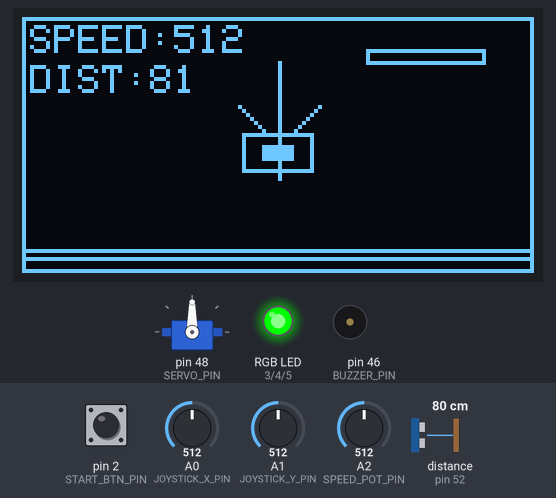
The sketch below on a simulated Arduino Mega 2560, built with avr-gcc and run on an emulated ATmega2560. On the bench: 128×64 one-colour display, servo, an RGB LED mixed from three pins (HIGH = lit), buzzer (waves = sounding, pin HIGH). The test bench sets the inputs (shaded band); at power-on: A0 (JOYSTICK_X_PIN) = 512, distance to the obstacle (sensor on pin 52) 80 cm, A1 (JOYSTICK_Y_PIN) = 512, pin 2 (START_BTN_PIN) HIGH, A2 (SPEED_POT_PIN) = 512. The echo pulse lasts 58.3 µs per cm.

Above: at 1.2 s.
1.3 s: A0 (JOYSTICK_X_PIN) set to 530
At 1.8 s:
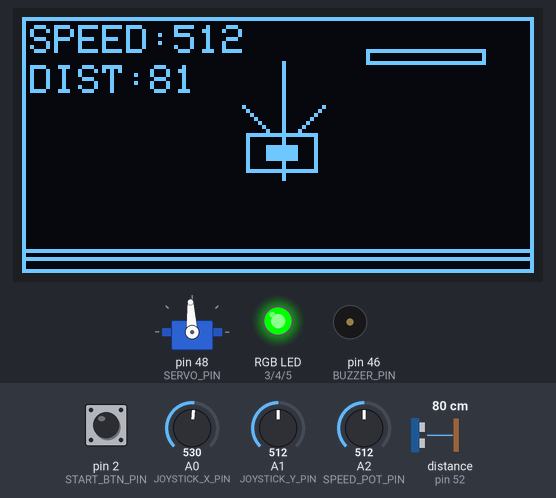
2.9 s: A0 (JOYSTICK_X_PIN) set to 716
At 4.2 s:
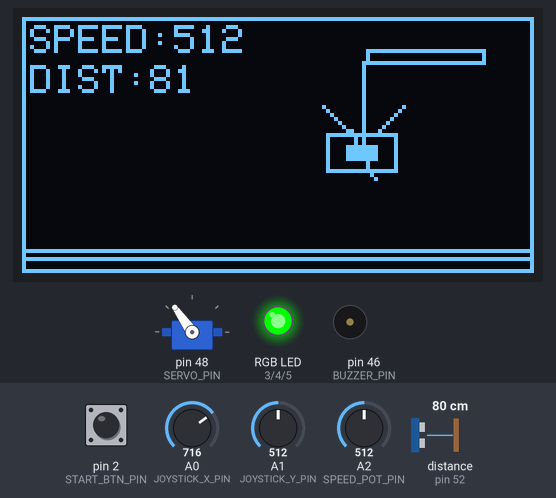
4.5 s: A0 (JOYSTICK_X_PIN) set to 992
At 5.1 s:
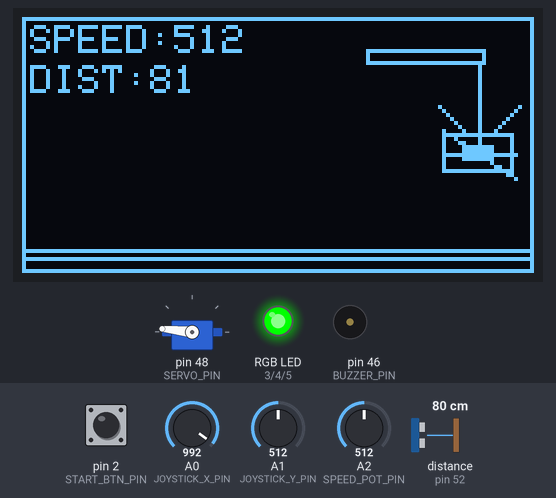
6.2 s: A0 (JOYSTICK_X_PIN) set to 306
At 7.0 s:
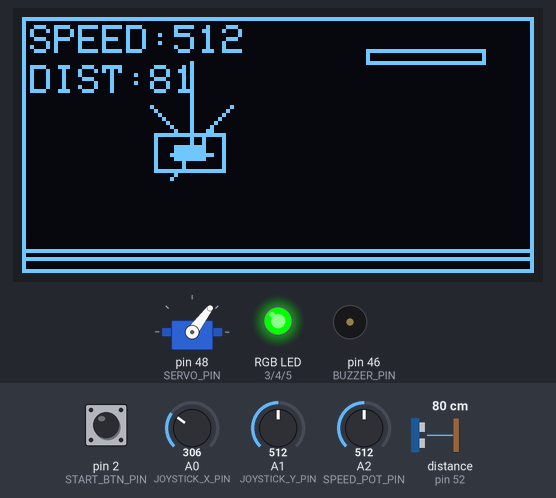
7.8 s: distance to the obstacle (sensor on pin 52) set to 2 cm
At 8.3 s:
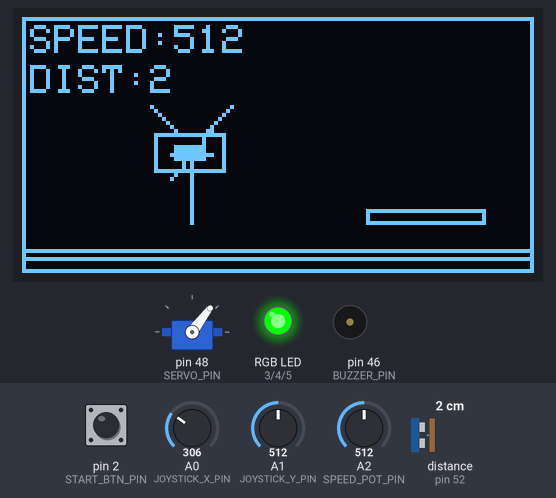
9.5 s: A1 (JOYSTICK_Y_PIN) set to 716
At 10.1 s:
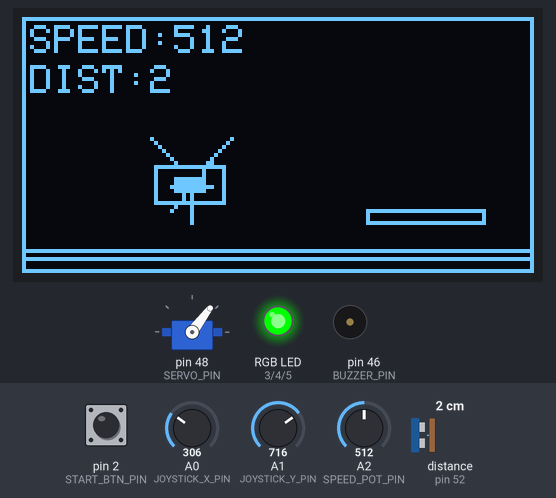
Timing chart, 0 to 12.0 s (numbered marks = the images above; inputs shaded):
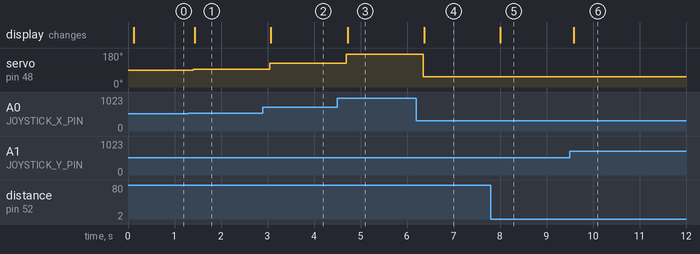

The sketch:

mega.ino
```cpp
#include <Wire.h>
#include <Adafruit_GFX.h>
#include <Adafruit_SSD1306.h>
#include <Servo.h>
#include <NewPing.h>
#include <ArduinoJson.h>

// Hardware pins
const uint8_t TRIG_PIN = 50;
const uint8_t ECHO_PIN = 52;
const uint8_t BUZZER_PIN = 46;
const uint8_t SERVO_PIN = 48;
const uint8_t RGB_RED_PIN = 3;
const uint8_t RGB_GREEN_PIN = 4;
const uint8_t RGB_BLUE_PIN = 5;
const uint8_t START_BTN_PIN = 2;
const uint8_t JOYSTICK_X_PIN = A0;
const uint8_t JOYSTICK_Y_PIN = A1;
const uint8_t SPEED_POT_PIN = A2;

const uint8_t OLED_WIDTH = 128;
const uint8_t OLED_HEIGHT = 64;

// Libraries
Adafruit_SSD1306 display(OLED_WIDTH, OLED_HEIGHT, &Wire, -1);
Servo droneServo;
NewPing sonar(TRIG_PIN, ECHO_PIN, 400);

// JSON buffer for UART
StaticJsonDocument<128> sensorDoc;

void initDisplay() {
  if (!display.begin(SSD1306_SWITCHCAPVCC, 0x3C)) {
    for (;;) {
      delay(10);
    }
  }
  display.clearDisplay();
  display.setTextSize(1);
  display.setTextColor(WHITE);
}

void updateRgb(uint8_t r, uint8_t g, uint8_t b) {
  analogWrite(RGB_RED_PIN, r);
  analogWrite(RGB_GREEN_PIN, g);
  analogWrite(RGB_BLUE_PIN, b);
}

void drawDroneOnOled(int joystickX, int joystickY, int servoAngle, int distance, int speedPot) {
  int droneX = map(joystickX, 0, 1023, 10, 118);
  int droneY = map(joystickY, 0, 1023, 12, 56);
  int altitude = constrain(52 - distance * 2, 8, 52);
  int tilt = map(servoAngle, 0, 180, -10, 10);

  display.clearDisplay();

  display.drawRect(0, 0, OLED_WIDTH, OLED_HEIGHT, WHITE);
  display.drawLine(0, 58, OLED_WIDTH, 58, WHITE);
  display.drawLine(0, 60, OLED_WIDTH, 60, WHITE);

  display.setCursor(2, 2);
  display.print("SPEED:");
  display.print(speedPot);
  display.setCursor(2, 12);
  display.print("DIST:");
  display.print(distance);

  display.drawLine(droneX - tilt, droneY, droneX + tilt, droneY, WHITE);
  display.drawLine(droneX - tilt, droneY - 6, droneX + tilt, droneY + 6, WHITE);
  display.drawLine(droneX + 4, droneY - 6, droneX + 10, droneY - 12, WHITE);
  display.drawLine(droneX - 4, droneY - 6, droneX - 10, droneY - 12, WHITE);
  display.drawRect(droneX - 9, droneY - 5, 18, 10, WHITE);
  display.fillRect(droneX - 4, droneY - 2, 8, 4, WHITE);
  display.drawLine(droneX, droneY, droneX, altitude + 3, WHITE);
  display.drawRect(86, altitude, 30, 4, WHITE);

  display.display();
}

void updateOled(int joystickX, int joystickY, int speedPot, int distance, int servoAngle) {
  drawDroneOnOled(joystickX, joystickY, servoAngle, distance, speedPot);
}

void sendSensorReadings() {
  int joystickX = analogRead(JOYSTICK_X_PIN);
  int joystickY = analogRead(JOYSTICK_Y_PIN);
  int speedPot = analogRead(SPEED_POT_PIN);
  int distance = sonar.ping_cm();
  int servoAngle = map(joystickX, 0, 1023, 0, 180);

  sensorDoc["joystickX"] = joystickX;
  sensorDoc["joystickY"] = joystickY;
  sensorDoc["speed"] = speedPot;
  sensorDoc["distance"] = distance;
  sensorDoc["servo"] = servoAngle;
  sensorDoc["status"] = (digitalRead(START_BTN_PIN) == HIGH) ? "armed" : "idle";

  serializeJson(sensorDoc, Serial3);
  Serial3.println();

  droneServo.write(servoAngle);
  updateOled(joystickX, joystickY, speedPot, distance, servoAngle);
}

void setup() {
  pinMode(BUZZER_PIN, OUTPUT);
  pinMode(START_BTN_PIN, INPUT_PULLUP);
  pinMode(RGB_RED_PIN, OUTPUT);
  pinMode(RGB_GREEN_PIN, OUTPUT);
  pinMode(RGB_BLUE_PIN, OUTPUT);

  Serial3.begin(9600);
  initDisplay();
  droneServo.attach(SERVO_PIN);
  updateRgb(0, 255, 0);

  display.setCursor(0, 0);
  display.println("Drone Sensor Node");
  display.println("UART: OK");
  display.display();
}

void loop() {
  sendSensorReadings();
  delay(100);
}
```

Measured:
- the behaviour switches between 520 and 521 on A0 (JOYSTICK_X_PIN) (found by bisection; images 0 and 1)
- after the input at 1.3 s, servo on pin 48 (SERVO_PIN): 90° → 93° after 0.11 s; the display: changes after 0.13 s (image 1)
- after the input at 2.9 s, servo on pin 48 (SERVO_PIN): 93° → 125° after 0.14 s; the display: changes after 0.17 s (image 2)
- after the input at 4.5 s, servo on pin 48 (SERVO_PIN): 125° → 174° after 0.19 s; the display: changes after 0.22 s (image 3)
- after the input at 6.2 s, servo on pin 48 (SERVO_PIN): 174° → 53° after 0.14 s; the display: changes after 0.17 s (image 4)
- after the input at 7.8 s, the display: changes after 0.21 s (image 5)
- after the input at 9.5 s, the display: changes after 0.09 s (image 6)
